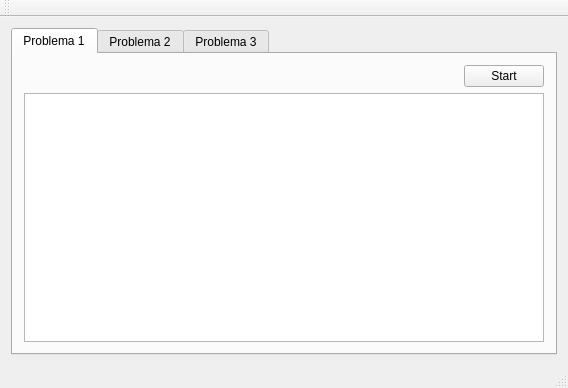
<?xml version="1.0" encoding="UTF-8"?>
<ui version="4.0">
 <class>MainWindow</class>
 <widget class="QMainWindow" name="MainWindow">
  <property name="geometry">
   <rect>
    <x>0</x>
    <y>0</y>
    <width>568</width>
    <height>388</height>
   </rect>
  </property>
  <property name="windowTitle">
   <string>MainWindow</string>
  </property>
  <widget class="QWidget" name="centralWidget">
   <layout class="QGridLayout" name="gridLayout_2">
    <item row="0" column="0">
     <widget class="QTabWidget" name="tabWidget">
      <property name="currentIndex">
       <number>0</number>
      </property>
      <widget class="QWidget" name="tab">
       <attribute name="title">
        <string>Problema 1</string>
       </attribute>
       <layout class="QGridLayout" name="gridLayout">
        <item row="0" column="0">
         <layout class="QVBoxLayout" name="verticalLayout">
          <item>
           <layout class="QHBoxLayout" name="horizontalLayout">
            <item>
             <spacer name="horizontalSpacer">
              <property name="orientation">
               <enum>Qt::Horizontal</enum>
              </property>
              <property name="sizeHint" stdset="0">
               <size>
                <width>40</width>
                <height>20</height>
               </size>
              </property>
             </spacer>
            </item>
            <item>
             <widget class="QPushButton" name="pushButton">
              <property name="text">
               <string>Start</string>
              </property>
             </widget>
            </item>
           </layout>
          </item>
          <item>
           <widget class="QTextEdit" name="textEdit"/>
          </item>
         </layout>
        </item>
       </layout>
      </widget>
      <widget class="QWidget" name="tab_2">
       <attribute name="title">
        <string>Problema 2</string>
       </attribute>
       <layout class="QGridLayout" name="gridLayout_3">
        <item row="0" column="0">
         <widget class="QTextEdit" name="textEdit_2"/>
        </item>
       </layout>
      </widget>
      <widget class="QWidget" name="tab_3">
       <attribute name="title">
        <string>Problema 3</string>
       </attribute>
       <layout class="QGridLayout" name="gridLayout_4">
        <item row="0" column="0">
         <widget class="QTextEdit" name="textEdit_3"/>
        </item>
       </layout>
      </widget>
     </widget>
    </item>
   </layout>
  </widget>
  <widget class="QMenuBar" name="menuBar">
   <property name="geometry">
    <rect>
     <x>0</x>
     <y>0</y>
     <width>568</width>
     <height>21</height>
    </rect>
   </property>
  </widget>
  <widget class="QToolBar" name="mainToolBar">
   <attribute name="toolBarArea">
    <enum>TopToolBarArea</enum>
   </attribute>
   <attribute name="toolBarBreak">
    <bool>false</bool>
   </attribute>
  </widget>
  <widget class="QStatusBar" name="statusBar"/>
 </widget>
 <layoutdefault spacing="6" margin="11"/>
 <resources/>
 <connections>
  <connection>
   <sender>pushButton</sender>
   <signal>clicked()</signal>
   <receiver>MainWindow</receiver>
   <slot>startP1()</slot>
   <hints>
    <hint type="sourcelabel">
     <x>502</x>
     <y>84</y>
    </hint>
    <hint type="destinationlabel">
     <x>464</x>
     <y>38</y>
    </hint>
   </hints>
  </connection>
 </connections>
 <slots>
  <slot>startP1()</slot>
 </slots>
</ui>
